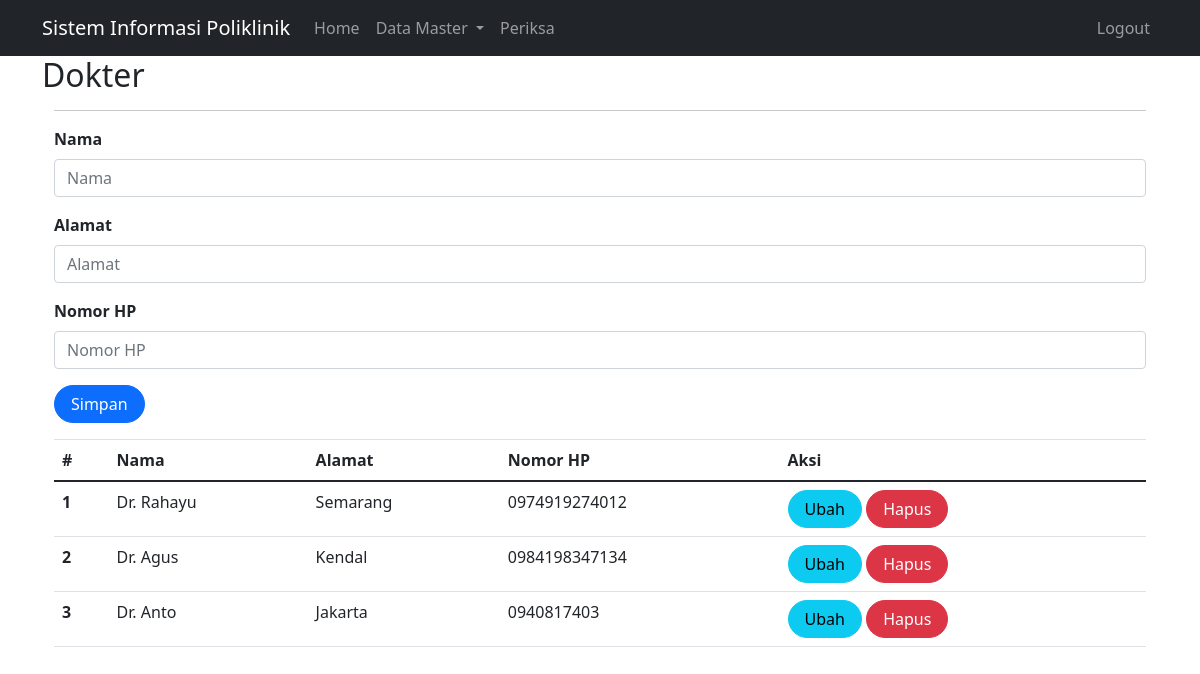
The page /index.php?page=dokter (signed in) on the database its author committed.
### tables this page shows
CREATE TABLE `dokter` (
  `id` int(11) NOT NULL,
  `nama` varchar(255) DEFAULT NULL,
  `alamat` varchar(255) DEFAULT NULL,
  `no_hp` varchar(50) DEFAULT NULL
);

### dokter.php (the view, shortened to what this page needs)
<?php
include_once("koneksi.php");
?>
<!DOCTYPE html>
<html lang="en">
<head>
    <link rel="stylesheet" href="assets/css/bootstrap.css">
    <link href="https://cdn.jsdelivr.net/npm/bootstrap@5.0.2/dist/css/bootstrap.min.css"
        rel="stylesheet"
>
</head>
<body>
    <div class="container">
        <hr>
        <form class="row" method="POST" action="" name="myForm" onsubmit="return validate();">
            <?php
            $nama = '';
            $alamat = '';
            $no_hp = '';
                ?>
            <div class="form-group">
                <label for="inputNama" class="form-label fw-bold">Nama</label>
                <input type="text" class="form-control" name="nama" id="inputNama" placeholder="Nama" value="<?php echo $nama; ?>">
            </div>
            <div class="form-group">
                <label for="inputAlamat" class="form-label fw-bold">Alamat</label>
                <input type="text" class="form-control" name="alamat" id="inputAlamat" placeholder="Alamat" value="<?php echo $alamat; ?>">
            </div>
            <div class="form-group">
                <label for="inputNoHP" class="form-label fw-bold">Nomor HP</label>
                <input type="text" class="form-control" name="no_hp" id="inputNoHP" placeholder="Nomor HP" value="<?php echo $no_hp; ?>">
            </div>
            <div class="form-group">
                <button type="submit" class="btn btn-primary rounded-pill px-3" name="simpan">Simpan</button>
            </div>
        </form>
        <table class="table table-hover">
            <thead>
                <tr>
                    <th scope="col">#</th>
                    <th scope="col">Nama</th>
                    <th scope="col">Alamat</th>
                    <th scope="col">Nomor HP</th>
                    <th scope="col">Aksi</th>
                </tr>
            </thead>
            <tbody>
                <?php
                $result = mysqli_query($mysqli, "SELECT * FROM dokter");
                if ($result) {
                    $no = 1;
                    while ($data = mysqli_fetch_array($result)) {
                    ?>
                        <tr>
                            <th scope="row"><?php echo $no++ ?></th>
                            <td><?php echo $data['nama'] ?></td>
                            <td><?php echo $data['alamat'] ?></td>
                            <td><?php echo $data['no_hp'] ?></td>
                            <td>
                                <a class="btn btn-info rounded-pill px-3" href="dokter.php?id=<?php echo $data['id'] ?>">Ubah</a>
                                <a class="btn btn-danger rounded-pill px-3" href="dokter.php?id=<?php echo $data['id'] ?>&aksi=hapus">Hapus</a>
                            </td>
                        </tr>
                    <?php
                    }
                } else {
                    echo "Error: " . mysqli_error($mysqli);
                }
                ?>
            </tbody>
        </table>
    </div>
</body>
</html>

### rows shown on the page
dokter: nama "Dr. Rahayu", alamat "Semarang", no_hp "0974919274012"
dokter: nama "Dr. Agus", alamat "Kendal", no_hp "0984198347134"
dokter: nama "Dr. Anto", alamat "Jakarta", no_hp "0940817403"

### other values the page prints
$_GET['page'] "Dokter"
